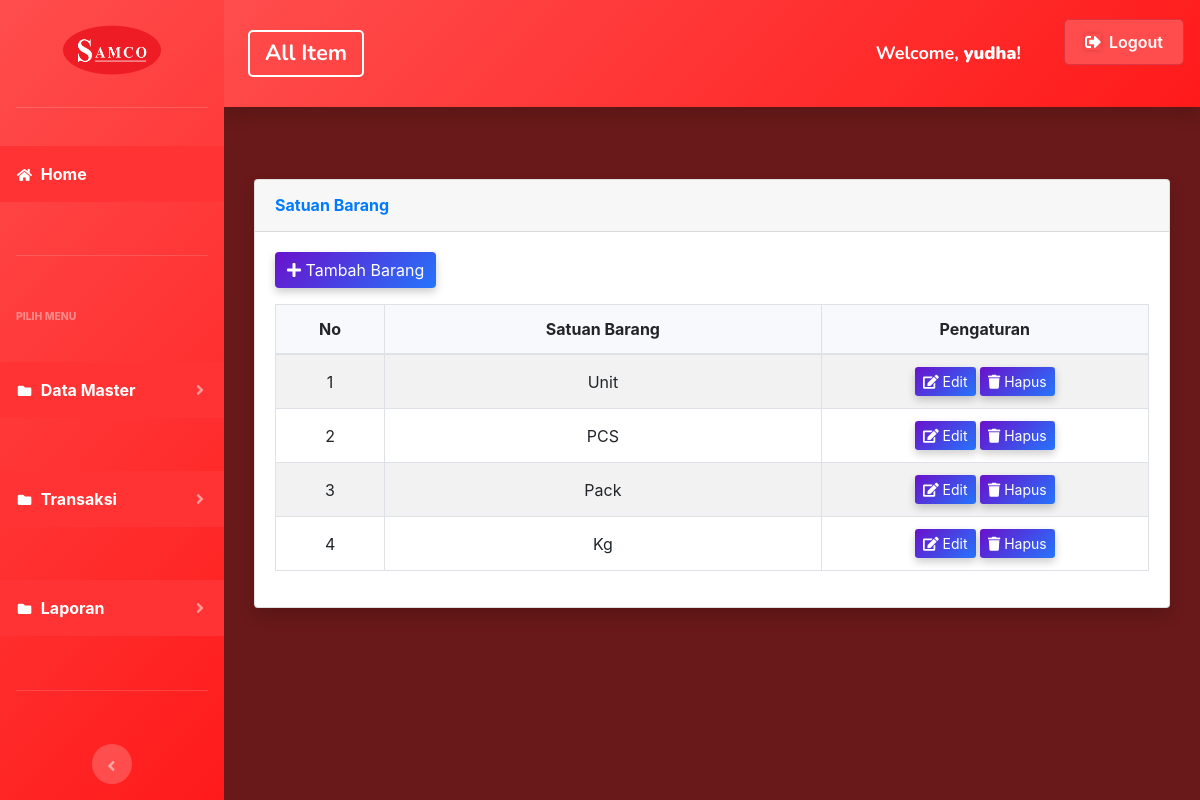
/index.php?page=satuanbarang (signed in), run on an earlier commit of the app's database.
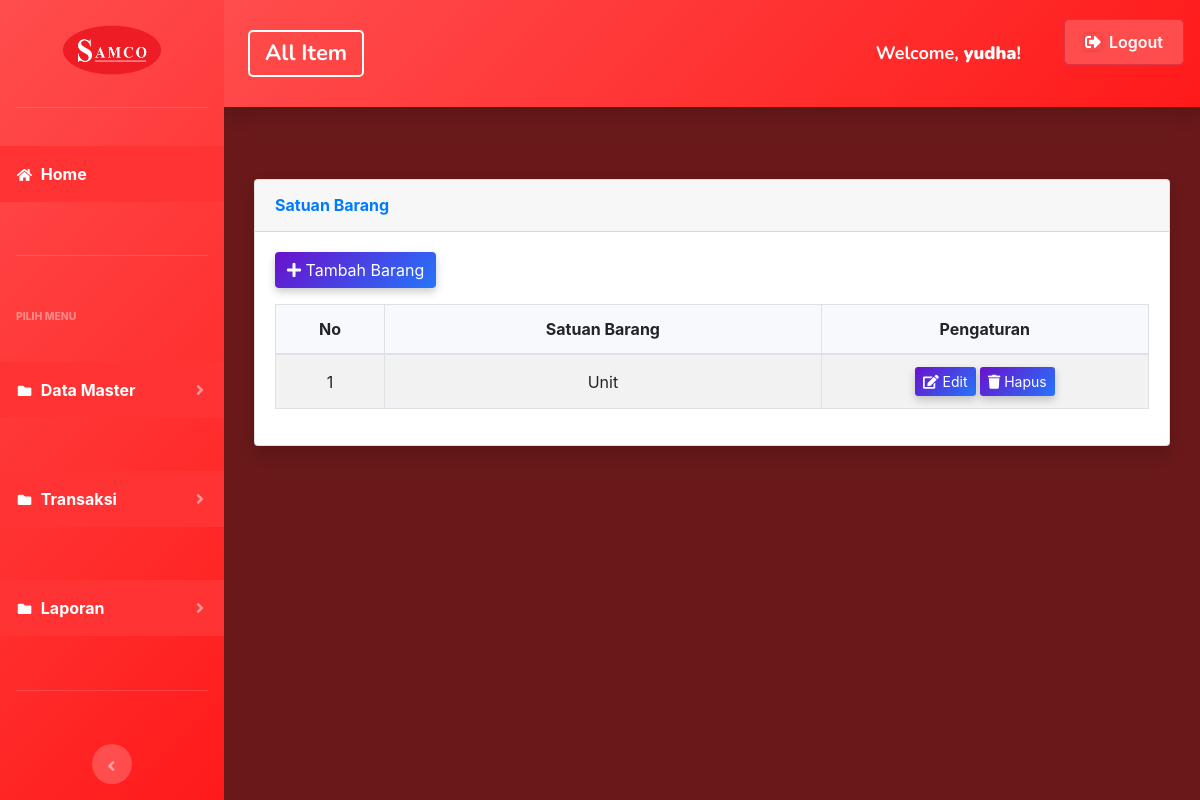
And on a later commit of the database.
### tables this page shows
CREATE TABLE `satuan` (
  `id` int(11) NOT NULL,
  `satuan` varchar(100) DEFAULT NULL
);

### page/satuanbarang/satuanbarang.php (the view, shortened to what this page needs)
<div class="container-fluid">
  <div class="card shadow mb-4">
    <div class="card-header py-3">
      <h6 class="m-0 font-weight-bold text-primary">Satuan Barang</h6>
    </div>
    <div class="card-body">
      <div class="mb-3">
        <a href="?page=satuanbarang&aksi=tambahsatuan" class="btn btn-primary custom-btn">
          <i class="fas fa-plus me-2"></i> Tambah Barang
        </a>
      </div>
      <div class="table-responsive">
        <table class="table table-bordered table-striped" id="jenis_barang">
          <thead>
            <tr>
              <th style="width: 50px; text-align: center; vertical-align: middle;">No</th>
              <th style="width: 200px; text-align: center; vertical-align: middle;">Satuan Barang</th>
              <th style="width: 120px; text-align: center; vertical-align: middle;">Pengaturan</th>
            </tr>
          </thead>
          <tbody>
          <tbody>
            <?php
            $no = 1;
            $sql = $koneksi->query("SELECT * FROM satuan");
            while ($data = $sql->fetch_assoc()) {
              ?>
              <tr>
                <td><?php echo $no++; ?></td>
                <td><?php echo $data['satuan']; ?></td>
                <td>
                  <a href="?page=satuanbarang&aksi=ubahsatuan&id=<?php echo $data['id']; ?>"
                    class="btn btn-info btn-sm custom-btn">
                    <i class="fas fa-edit"></i> Edit
                  </a>
                  <a href="?page=satuanbarang&aksi=hapussatuan&id=<?php echo $data['id']; ?>"
                    class="btn btn-danger btn-sm custom-btn" onclick="return confirm('Apakah anda yakin?')">
                    <i class="fas fa-trash"></i> Hapus
                  </a>
                </td>
              </tr>
            <?php } ?>
          </tbody>
        </table>
      </div>
    </div>
  </div>
</div>

What changed in the data, as far as the page shows it:
removed satuan: satuan "PCS"
removed satuan: satuan "Pack"
removed satuan: satuan "Kg"
